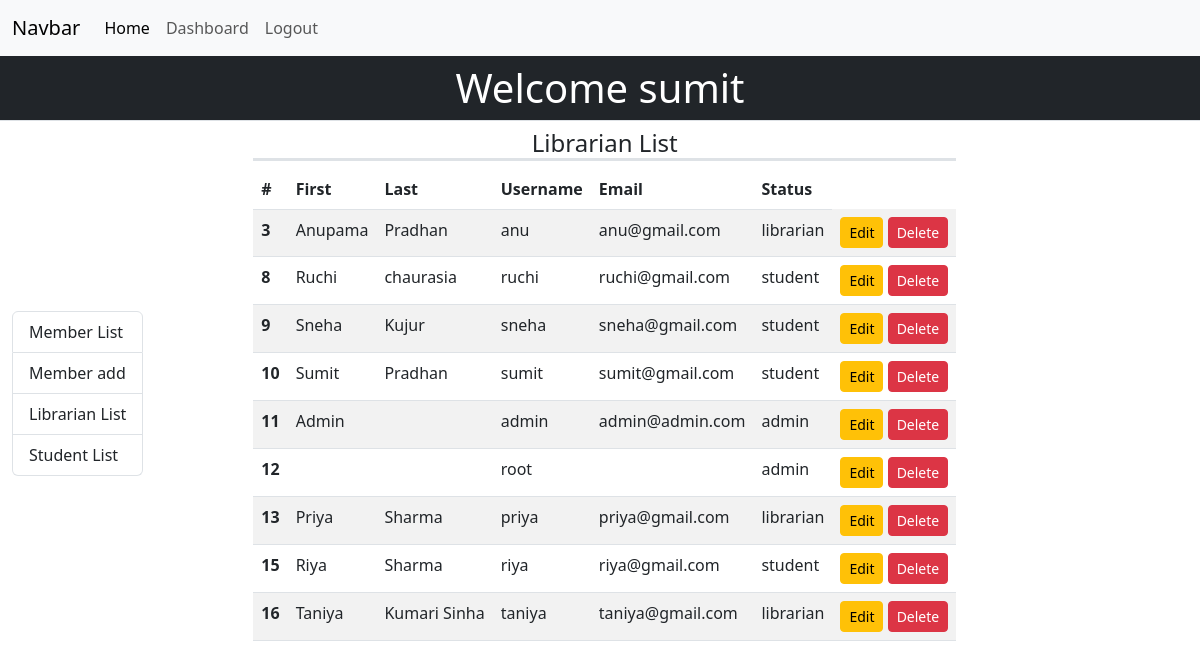
/admin-member-list (signed in), run on the app's committed database.
### lms_site/models.py (models this page shows)
class LMS_USERS(AbstractUser):
    USER_STATUS = [
        ('admin', 'Admin'),
        ('librarian', 'Librarian'),
        ('student', 'Student'),
    ]
    status = models.CharField(
        max_length=20, choices=USER_STATUS, default='student')

### lms_site/views.py (the view)
# urls.py: path('admin-member-list', views.admin_member_list,
def admin_member_list(request):
    user_list = models.LMS_USERS.objects.all()
    return render(request, 'lms_site/admin_member_list.html', {"user_list": user_list})

### lms_site/templates/lms_site/admin_member_list.html (shortened to what this page needs)
{% extends 'lms_site/admin_dashboard.html' %}
{% block main %}
<div class="container-fluid">
  <h4 class="text-center border-bottom border-3">Librarian List</h4>
  <table class="table table-striped">
    <thead>
      <tr>
        <th scope="col">#</th>
        <th scope="col">First</th>
        <th scope="col">Last</th>
        <th scope="col">Username</th>
        <th scope="col">Email</th>
        <th scope="col">Status</th>
      </tr>
    </thead>
    <tbody>
      {% for user in user_list %}
      <tr>
        <th scope="row">{{ user.id }}</th>
        <td>{{ user.first_name }}</td>
        <td>{{ user.last_name}}</td>
        <td>{{ user.username }}</td>
        <td>{{ user.email }}</td>
        <td>{{ user.status }}</td>
        <td>
          <a href="{% url 'admin_member_update' user.id %}" class="btn btn-sm btn-warning">Edit</a>
          <form class="d-inline" action="{% url 'admin_member_delete' user.id %}" method="post">
            <input type="submit" value="Delete" class="btn btn-danger btn-sm">
          </form>
        </td>
      </tr>
      {% endfor %}
    </tbody>
  </table>
</div>
{% endblock main %}

### lms_site/templates/lms_site/admin_dashboard.html (shortened to what this page needs)
{% extends 'lms_site/base.html' %}
{% block content %}
  {% if user.is_authenticated %}
   <h1 class="text-center border-bottom p-2 bg-dark text-white">Welcome {{ user.username }}</h1>
    <div class="container-fluid">
      <div class="row">
        <div class="d-flex flex-row align-items-center">
          <aside>
            <div class="list-group">
              <a href="{% url 'admin_member_list' %}" class="list-group-item list-group-item-action" aria-current="true">
                Member List
              </a>
              <a href="{% url 'admin_member_add' %}" class="list-group-item list-group-item-action">Member add</a>
              <a href="{% url 'admin_librarian_list' %}" class="list-group-item list-group-item-action">Librarian List</a>
              <a href="{% url 'admin_student_list' %}" class="list-group-item list-group-item-action">Student List</a>
            </div>
          </aside>
          <main class="offset-1">
            {% block main %}{% endblock main %}
          </main>
        </div>
      </div>
    </div>
  {% else %}
    Welcome to Homepage
  {% endif %}
{% endblock content %}

### lms_site/templates/lms_site/base.html (shortened to what this page needs)
<!DOCTYPE html>
{% load static %}
<html lang="en">
<head>
  <link rel="stylesheet" href="https://cdn.jsdelivr.net/npm/bootstrap@5.3.0/dist/css/bootstrap.min.css">
</head>
<body>
  {% include 'lms_site/navigation.html' %}
  {% block content %}{% endblock content %}
</body>
</html>

### lms_site/templates/lms_site/navigation.html (shortened to what this page needs)
<nav class="navbar navbar-expand-lg bg-body-tertiary">
  <div class="container-fluid">
    <a class="navbar-brand" href="#">Navbar</a>
    <div class="collapse navbar-collapse" id="navbarSupportedContent">
      <ul class="navbar-nav me-auto mb-2 mb-lg-0">
        <li class="nav-item">
          <a class="nav-link active" aria-current="page" href="{% url 'home' %}">Home</a>
        </li>
        {% if user.is_authenticated %}
            {% if user.status == 'admin' %}
            <li class="nav-item">
              <a class="nav-link" href="{% url 'admin_dashboard' %}">Dashboard</a>
            </li>
            {% elif user.status == 'librarian' %}
            <li class="nav-item">
              <a class="nav-link" href="{% url 'librarian_dashboard' %}">Dashboard</a>
            </li>
            {% elif user.status == 'student' %}
            <li class="nav-item">
              <a class="nav-link" href="{% url 'student_dashboard' %}">Dashboard</a>
            </li>
            {% endif %}
          <li class="nav-item">
            <a class="nav-link" href="{% url 'logout' %}">Logout</a>
          </li>
        {% else %}
        <li class="nav-item"><a href="{% url 'login' %}" class="nav-link">Login</a></li>
        {% endif %}
      </ul>
    </div>
  </div>
</nav>

### data on the page
LMS_USERS: username "sumit", id "10", first_name "Sumit", last_name "Pradhan", email "sumit@gmail.com", status "student"
LMS_USERS: id "3", first_name "Anupama", last_name "Pradhan", username "anu", email "anu@gmail.com", status "librarian"
LMS_USERS: id "8", first_name "Ruchi", last_name "chaurasia", username "ruchi", email "ruchi@gmail.com", status "student"
LMS_USERS: id "9", first_name "Sneha", last_name "Kujur", username "sneha", email "sneha@gmail.com", status "student"
LMS_USERS: id "11", first_name "Admin", username "admin", email "admin@admin.com", status "admin"
LMS_USERS: id "12", username "root", status "admin"
LMS_USERS: id "13", first_name "Priya", last_name "Sharma", username "priya", email "priya@gmail.com", status "librarian"
LMS_USERS: id "15", first_name "Riya", last_name "Sharma", username "riya", email "riya@gmail.com", status "student"
LMS_USERS: id "16", first_name "Taniya", last_name "Kumari Sinha", username "taniya", email "taniya@gmail.com", status "librarian"
